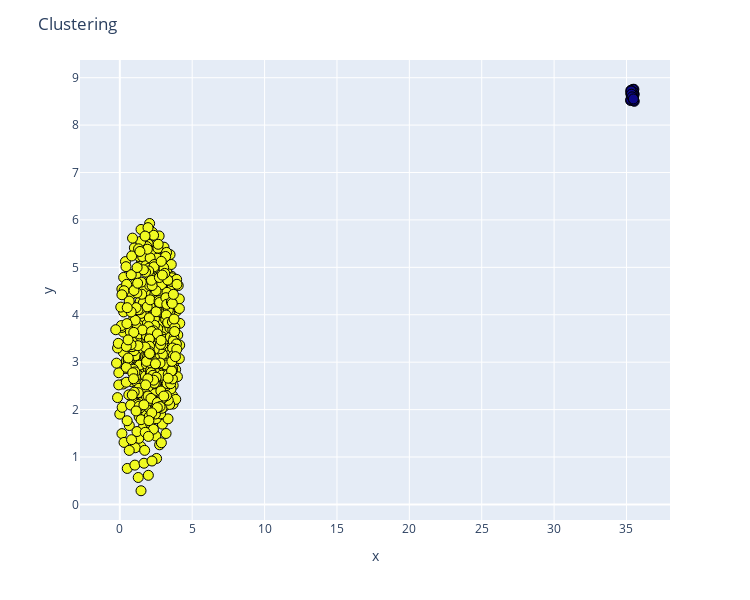

Notebook code for this chart:
### Code cell
cluster_labels = make_clustering(df_tfidf_abstract_abs.values)
X, y = reduce_dimensionality(df_tfidf_abstract_abs.values, y=cluster_labels, n_components=2), cluster_labels
title_text = "Clustering"

dict_dfs['df_doc_info']['file_name'] = dict_dfs['df_doc_info']['file'].apply(lambda e: os.path.split(e)[-1])
    
# Concatenate X and y arrays
article_title = dict_dfs['df_doc_head']['title_head'].apply(lambda e: ''.join([str(e)[0:20],'...']) if len(str(e)) >= 10 else str(e)).values.reshape(dict_dfs['df_doc_info']['file'].shape[0],1)
file_name = dict_dfs['df_doc_info']['file_name'].values.reshape(dict_dfs['df_doc_info']['file_name'].shape[0],1)

arr_concat=np.concatenate((X,
                           y.reshape(y.shape[0],1),
                           file_name,
                           article_title), axis=1)

# Create a Pandas dataframe using the above array
df=pd.DataFrame(arr_concat, columns=['x', 'y', 'label', 'file_name', 'title_head'])
# Convert label data type from float to integer
df['label'] = df['label'].astype(int)
# Finally, sort the dataframe by label
df.sort_values(by='label', axis=0, ascending=True, inplace=True)
#--------------------------------------------------------------------------#

# Create a 3D graph
fig = px.scatter(df, 
                 x='x',
                 y='y',
                 color='label',
                 height=600,
                 width=750,
                 custom_data=['file_name','title_head','label','x','y'])

# Update chart looks
fig.update_layout(title_text=title_text,
                  showlegend=True,
                  legend=dict(orientation="h", yanchor="top", y=0, xanchor="center", x=0.5))

labels = ["Article File Name: %{customdata[0]}",
          "Article Title: %{customdata[1]}",
          "Grupo: %{customdata[2]}",
          "X: %{x}",
          "Y: %{y}"]
            
fig.update_traces(hovertemplate="<br>".join(labels))

fig.update_coloraxes(showscale=False)

# Update marker size
fig.update_traces(marker=dict(size=10, line=dict(color='black', width=1)))

fig.show()

### Figure 1 — Plotly figure (JSON) as saved in the notebook; plotly's stock layout.template omitted (floating-point values rounded to 4 significant figures; data arrays with more than 128 entries replaced by an {"elided": "..."} marker saying what was removed)
{"data": [{"customdata": {"elided": "581x5 mixed values"}, "hovertemplate": "Article File Name: %{customdata[0]}<br>Article Title: %{customdata[1]}<br>Grupo: %{customdata[2]}<br>X: %{x}<br>Y: %{y}", "legendgroup": "", "marker": {"color": {"elided": "581 int values"}, "coloraxis": "coloraxis", "line": {"color": "black", "width": 1}, "size": 10, "symbol": "circle"}, "mode": "markers", "name": "", "orientation": "v", "showlegend": false, "type": "scatter", "x": {"elided": "581 float values"}, "xaxis": "x", "y": {"elided": "581 float values"}, "yaxis": "y"}], "layout": {"coloraxis": {"colorbar": {"title": {"text": "label"}}, "colorscale": [[0, "#0d0887"], [0.1111, "#46039f"], [0.2222, "#7201a8"], [0.3333, "#9c179e"], [0.4444, "#bd3786"], [0.5556, "#d8576b"], [0.6667, "#ed7953"], [0.7778, "#fb9f3a"], [0.8889, "#fdca26"], [1, "#f0f921"]], "showscale": false}, "height": 600, "legend": {"orientation": "h", "tracegroupgap": 0, "x": 0.5, "xanchor": "center", "y": 0, "yanchor": "top"}, "margin": {"t": 60}, "showlegend": true, "title": {"text": "Clustering"}, "width": 750, "xaxis": {"anchor": "y", "domain": [0, 1], "title": {"text": "x"}}, "yaxis": {"anchor": "x", "domain": [0, 1], "title": {"text": "y"}}}}
